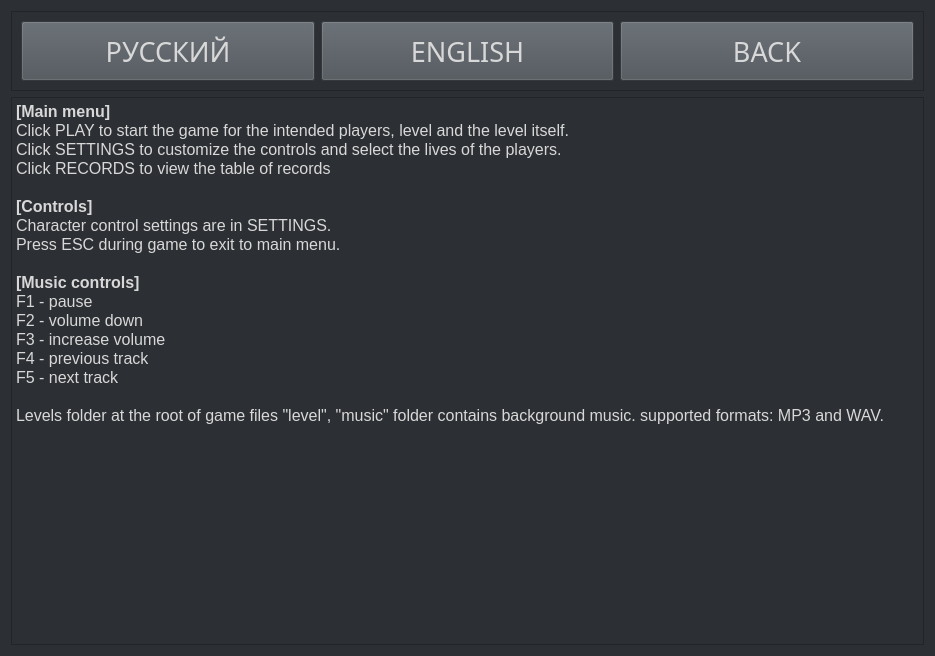
<?xml version="1.0" encoding="UTF-8"?>
<ui version="4.0">
 <class>Help</class>
 <widget class="QWidget" name="Help">
  <property name="geometry">
   <rect>
    <x>0</x>
    <y>0</y>
    <width>935</width>
    <height>656</height>
   </rect>
  </property>
  <property name="windowTitle">
   <string>Help</string>
  </property>
  <property name="styleSheet">
   <string notr="true">background-color: rgb(44, 47, 51);</string>
  </property>
  <layout class="QVBoxLayout" name="verticalLayout">
   <item>
    <widget class="QFrame" name="frame">
     <property name="sizePolicy">
      <sizepolicy hsizetype="Expanding" vsizetype="Maximum">
       <horstretch>0</horstretch>
       <verstretch>0</verstretch>
      </sizepolicy>
     </property>
     <property name="minimumSize">
      <size>
       <width>0</width>
       <height>0</height>
      </size>
     </property>
     <property name="frameShape">
      <enum>QFrame::StyledPanel</enum>
     </property>
     <property name="frameShadow">
      <enum>QFrame::Raised</enum>
     </property>
     <layout class="QHBoxLayout" name="horizontalLayout">
      <item>
       <widget class="QPushButton" name="rusButton">
        <property name="sizePolicy">
         <sizepolicy hsizetype="Expanding" vsizetype="Fixed">
          <horstretch>0</horstretch>
          <verstretch>0</verstretch>
         </sizepolicy>
        </property>
        <property name="minimumSize">
         <size>
          <width>0</width>
          <height>60</height>
         </size>
        </property>
        <property name="font">
         <font>
          <family>Press Start 2P</family>
          <pointsize>20</pointsize>
         </font>
        </property>
        <property name="styleSheet">
         <string notr="true">QPushButton {
	background-color: rgb(74, 80, 86);
	color: rgb(216, 216, 216);
}
QPushButton:hover:!pressed  {
	background-color: rgb(244, 226, 66);
	color: rgb(43, 43, 43);
}</string>
        </property>
        <property name="text">
         <string>РУССКИЙ</string>
        </property>
       </widget>
      </item>
      <item>
       <widget class="QPushButton" name="engButton">
        <property name="sizePolicy">
         <sizepolicy hsizetype="Expanding" vsizetype="Fixed">
          <horstretch>0</horstretch>
          <verstretch>0</verstretch>
         </sizepolicy>
        </property>
        <property name="minimumSize">
         <size>
          <width>0</width>
          <height>60</height>
         </size>
        </property>
        <property name="font">
         <font>
          <family>Press Start 2P</family>
          <pointsize>20</pointsize>
         </font>
        </property>
        <property name="styleSheet">
         <string notr="true">QPushButton {
	background-color: rgb(74, 80, 86);
	color: rgb(216, 216, 216);
}
QPushButton:hover:!pressed  {
	background-color: rgb(244, 226, 66);
	color: rgb(43, 43, 43);
}</string>
        </property>
        <property name="text">
         <string>ENGLISH</string>
        </property>
       </widget>
      </item>
      <item>
       <widget class="QPushButton" name="backButton">
        <property name="sizePolicy">
         <sizepolicy hsizetype="Expanding" vsizetype="Fixed">
          <horstretch>0</horstretch>
          <verstretch>0</verstretch>
         </sizepolicy>
        </property>
        <property name="minimumSize">
         <size>
          <width>0</width>
          <height>60</height>
         </size>
        </property>
        <property name="font">
         <font>
          <family>Press Start 2P</family>
          <pointsize>20</pointsize>
         </font>
        </property>
        <property name="styleSheet">
         <string notr="true">QPushButton {
	background-color: rgb(74, 80, 86);
	color: rgb(216, 216, 216);
}
QPushButton:hover:!pressed  {
	background-color: rgb(244, 226, 66);
	color: rgb(43, 43, 43);
}</string>
        </property>
        <property name="text">
         <string>BACK</string>
        </property>
       </widget>
      </item>
     </layout>
    </widget>
   </item>
   <item>
    <widget class="QTextBrowser" name="textBrowser">
     <property name="html">
      <string>&lt;!DOCTYPE HTML PUBLIC &quot;-//W3C//DTD HTML 4.0//EN&quot; &quot;http://www.w3.org/TR/REC-html40/strict.dtd&quot;&gt;
&lt;html&gt;&lt;head&gt;&lt;meta name=&quot;qrichtext&quot; content=&quot;1&quot; /&gt;&lt;meta charset=&quot;utf-8&quot; /&gt;&lt;style type=&quot;text/css&quot;&gt;
p, li { white-space: pre-wrap; }
&lt;/style&gt;&lt;/head&gt;&lt;body style=&quot; font-family:'Segoe UI'; font-size:9pt; font-weight:400; font-style:normal;&quot;&gt;
&lt;p style=&quot; margin-top:0px; margin-bottom:0px; margin-left:0px; margin-right:0px; -qt-block-indent:0; text-indent:0px;&quot;&gt;&lt;span style=&quot; font-size:12pt; font-weight:700; color:#d8d8d8;&quot;&gt;[Main menu]&lt;/span&gt;&lt;/p&gt;
&lt;p style=&quot; margin-top:0px; margin-bottom:0px; margin-left:0px; margin-right:0px; -qt-block-indent:0; text-indent:0px;&quot;&gt;&lt;span style=&quot; font-size:12pt; color:#d8d8d8;&quot;&gt;Click PLAY to start the game for the intended players, level and the level itself.&lt;/span&gt;&lt;/p&gt;
&lt;p style=&quot; margin-top:0px; margin-bottom:0px; margin-left:0px; margin-right:0px; -qt-block-indent:0; text-indent:0px;&quot;&gt;&lt;span style=&quot; font-size:12pt; color:#d8d8d8;&quot;&gt;Click SETTINGS to customize the controls and select the lives of the players.&lt;/span&gt;&lt;/p&gt;
&lt;p style=&quot; margin-top:0px; margin-bottom:0px; margin-left:0px; margin-right:0px; -qt-block-indent:0; text-indent:0px;&quot;&gt;&lt;span style=&quot; font-size:12pt; color:#d8d8d8;&quot;&gt;Click RECORDS to view the table of records&lt;/span&gt;&lt;/p&gt;
&lt;p style=&quot;-qt-paragraph-type:empty; margin-top:0px; margin-bottom:0px; margin-left:0px; margin-right:0px; -qt-block-indent:0; text-indent:0px; font-size:12pt; color:#d8d8d8;&quot;&gt;&lt;br /&gt;&lt;/p&gt;
&lt;p style=&quot; margin-top:0px; margin-bottom:0px; margin-left:0px; margin-right:0px; -qt-block-indent:0; text-indent:0px;&quot;&gt;&lt;span style=&quot; font-size:12pt; font-weight:700; color:#d8d8d8;&quot;&gt;[Controls]&lt;/span&gt;&lt;/p&gt;
&lt;p style=&quot; margin-top:0px; margin-bottom:0px; margin-left:0px; margin-right:0px; -qt-block-indent:0; text-indent:0px;&quot;&gt;&lt;span style=&quot; font-size:12pt; color:#d8d8d8;&quot;&gt;Character control settings are in SETTINGS.&lt;/span&gt;&lt;/p&gt;
&lt;p style=&quot; margin-top:0px; margin-bottom:0px; margin-left:0px; margin-right:0px; -qt-block-indent:0; text-indent:0px;&quot;&gt;&lt;span style=&quot; font-size:12pt; color:#d8d8d8;&quot;&gt;Press ESC during game to exit to main menu.&lt;/span&gt;&lt;/p&gt;
&lt;p style=&quot;-qt-paragraph-type:empty; margin-top:0px; margin-bottom:0px; margin-left:0px; margin-right:0px; -qt-block-indent:0; text-indent:0px; font-size:12pt; color:#d8d8d8;&quot;&gt;&lt;br /&gt;&lt;/p&gt;
&lt;p style=&quot; margin-top:0px; margin-bottom:0px; margin-left:0px; margin-right:0px; -qt-block-indent:0; text-indent:0px;&quot;&gt;&lt;span style=&quot; font-size:12pt; font-weight:700; color:#d8d8d8;&quot;&gt;[Music controls]&lt;/span&gt;&lt;/p&gt;
&lt;p style=&quot; margin-top:0px; margin-bottom:0px; margin-left:0px; margin-right:0px; -qt-block-indent:0; text-indent:0px;&quot;&gt;&lt;span style=&quot; font-size:12pt; color:#d8d8d8;&quot;&gt;F1 - pause&lt;/span&gt;&lt;/p&gt;
&lt;p style=&quot; margin-top:0px; margin-bottom:0px; margin-left:0px; margin-right:0px; -qt-block-indent:0; text-indent:0px;&quot;&gt;&lt;span style=&quot; font-size:12pt; color:#d8d8d8;&quot;&gt;F2 - volume down&lt;/span&gt;&lt;/p&gt;
&lt;p style=&quot; margin-top:0px; margin-bottom:0px; margin-left:0px; margin-right:0px; -qt-block-indent:0; text-indent:0px;&quot;&gt;&lt;span style=&quot; font-size:12pt; color:#d8d8d8;&quot;&gt;F3 - increase volume&lt;/span&gt;&lt;/p&gt;
&lt;p style=&quot; margin-top:0px; margin-bottom:0px; margin-left:0px; margin-right:0px; -qt-block-indent:0; text-indent:0px;&quot;&gt;&lt;span style=&quot; font-size:12pt; color:#d8d8d8;&quot;&gt;F4 - previous track&lt;/span&gt;&lt;/p&gt;
&lt;p style=&quot; margin-top:0px; margin-bottom:0px; margin-left:0px; margin-right:0px; -qt-block-indent:0; text-indent:0px;&quot;&gt;&lt;span style=&quot; font-size:12pt; color:#d8d8d8;&quot;&gt;F5 - next track&lt;/span&gt;&lt;/p&gt;
&lt;p style=&quot;-qt-paragraph-type:empty; margin-top:0px; margin-bottom:0px; margin-left:0px; margin-right:0px; -qt-block-indent:0; text-indent:0px; font-size:12pt; color:#d8d8d8;&quot;&gt;&lt;br /&gt;&lt;/p&gt;
&lt;p style=&quot; margin-top:0px; margin-bottom:0px; margin-left:0px; margin-right:0px; -qt-block-indent:0; text-indent:0px;&quot;&gt;&lt;span style=&quot; font-size:12pt; color:#d8d8d8;&quot;&gt;Levels folder at the root of game files &amp;quot;level&amp;quot;, &amp;quot;music&amp;quot; folder contains background music. supported formats: MP3 and WAV.&lt;/span&gt;&lt;/p&gt;&lt;/body&gt;&lt;/html&gt;</string>
     </property>
    </widget>
   </item>
  </layout>
 </widget>
 <resources/>
 <connections/>
</ui>
